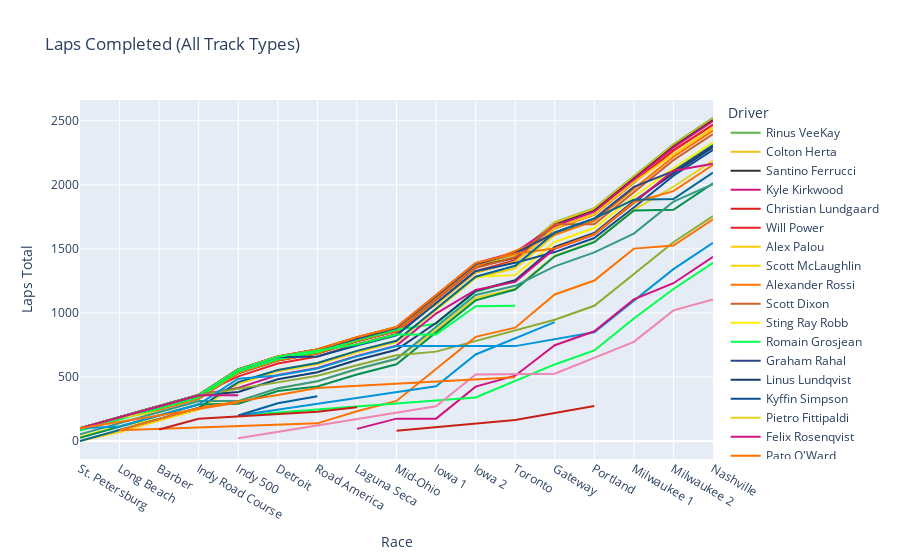
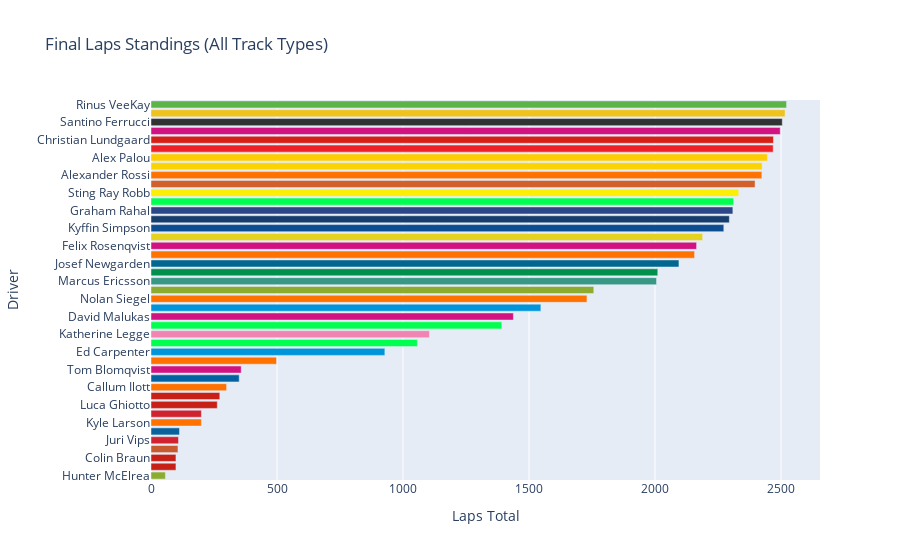

The notebook cell these images were saved under, in order:
### Code cell
race_result_df_sorted_all_tracks = race_result_df_sorted.copy()

# Calculate the total laps completed for each driver
race_result_df_sorted_all_tracks['Laps Total'] = race_result_df_sorted_all_tracks.groupby('Driver')['Laps'].cumsum()

# Ranki drivers based on laps completed in each race
race_result_df_sorted_all_tracks['Laps Rank'] = race_result_df_sorted_all_tracks.groupby('Race')['Laps Total'].rank(method='min', ascending=False).astype('int')

#Total laps completed by each driver across all races
total_laps_all_tracks = race_result_df_sorted_all_tracks.groupby('Driver')['Laps Total'].max().reset_index().sort_values(by='Laps Total', ascending=False)
total_laps_all_tracks['Championship Rank'] = total_laps_all_tracks['Laps Total'].rank(method='min', ascending=False).astype('int')
total_laps_all_tracks['Championship Result'] = total_laps_all_tracks['Championship Rank']
total_laps_all_tracks.set_index('Championship Rank', inplace=True)
championship_rank_all_tracks = total_laps_all_tracks['Driver'].tolist()

# Graph for total laps completed
graph_official_laps = px.line(race_result_df_sorted_all_tracks, 
              x='Race', 
              y='Laps Total', 
              color='Driver', 
              title='Laps Completed (All Track Types)', 
              height=900, 
              color_discrete_map=driver_car_colors, 
              category_orders={'Driver': championship_rank_all_tracks}, 
              hover_data=['Laps Rank', 'Race Number'])

# Bar chart for final laps standings
bar_official_laps = px.bar(total_laps_all_tracks, 
              y='Driver', 
              x='Laps Total', 
              color='Driver',
              title='Final Laps Standings (All Track Types)', 
              color_discrete_map=driver_car_colors, 
              height=900, 
              hover_data=['Championship Result'])

bar_official_laps.update_layout(showlegend=False)

# Show all figures
graph_official_laps.show()
bar_official_laps.show()
